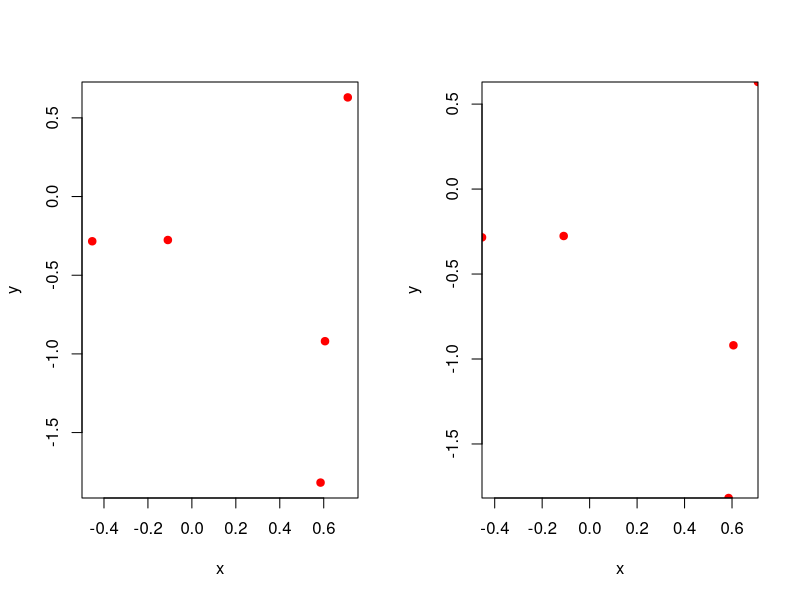

Reproduce this figure in R. (Note: this script raises an error after producing the figure.)
## ---- chunk 1
#| fig-height: 4
#| fig-cap: "Expanding axes. By default, axes in base R `plot()` function are expanded 4% beyond the range of the data (left). Otherwise, datapoints on the limits of their respective scales end up overlapping with the plot borders (right)."

set.seed(12345)
x <- rnorm(5)
y <- rnorm(5)

par(mfrow = c(1, 2))
plot(x, y, col = "red", pch = 19) 
plot(x, y, xaxs = 'i', yaxs = 'i', col = "red", pch = 19) 
## ---- chunk 2
#| echo: false

tab <- data.frame(
  Zero = c(0.05, 0.05, -0.5),
  One = c(0.95, 1.05, 1.5),
  Effect = c("Expands the margins by ~5% (actually 5.555...% since 0.05 / 0.9 = 0.0555...)",
             "Shifts the expanse 'up' by 5% (e.g. moves x-axis 5% right)",
             "Zooms into the middle 50% of the expanse (25 percentile goes to 0 and 75th to one)")
)


knitr::kable(tab)
## ---- chunk 3
with(expanse, unnormalize(normalize(5)))
with(expanse, normalize(unnormalize(normalize(unnormalize(0.5)))))
## ---- chunk 4
with(expanse, c(normalize(5), normalize(3) + normalize(2)))
## ---- chunk 5
with(expanse, c(normalize(2 * 5), 2 * normalize(5)))
## ---- chunk 6
with(expanse, c(normalize(5), normalize(4) + normalize(2)))
## ---- chunk 7
with(expanse, c(normalize(5), 2 * normalize(3)))
## ---- chunk 8
expanse$trans <- sqrt
expanse$inv <- function(x) x^2

# Need to redefine normalize and unnormalize
expanse$trans_range <- function() with(expanse, trans(max) - trans(min))
expanse$normalize <- function(x) {
  with(expanse, (trans(x) - trans(min)) / trans_range())
}
expanse$unnormalize <- function(p) {
  with(expanse, inv(trans(min) + p * trans_range()))
}

# Normalizing limits still returns c(0, 1)
c(expanse$normalize(c(1, 10)))

# Notice that these return different values from before though
expanse$normalize(5)
expanse$unnormalize(0.5)

x <- seq(1, 10, length = 100)
p <- seq(0, 1, length = 100)

# The graphs are no longer linear
par(mfrow = c(1, 2))
plot(x, expanse$normalize(x), type = "l", ylab = "normalize(x)")
plot(p, expanse$unnormalize(p), type = "l", ylab = "unnormalize(p)")

## ---- chunk 9

library(scales)
pal <- area_pal(c(1, 5))  

# Comparing cscale to naive implementation
all.equal(cscale(1:5, pal), sqrt((1:5 - 1) / 4) * 4 + 1)

# Should be equal since 3 is twice as far from 1 as 2 is
c(cscale(1:5, pal)[3] / cscale(1:5, pal)[2], 
  sqrt(2))

expanse$min <- 1
expanse$max <- 5
cscale(1:5, pal)
expanse$unnormalize(1:5 / 5)

expanse

plot(1:5, expanse$unnormalize(1:5 / 5))
plot(1:5, cscale(1:5, pal))
